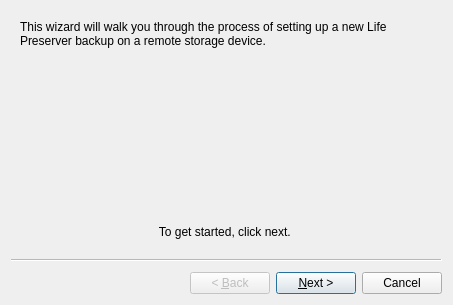
<?xml version="1.0" encoding="UTF-8"?>
<ui version="4.0">
 <class>lifePreserverWizard</class>
 <widget class="QWizard" name="lifePreserverWizard">
  <property name="windowModality">
   <enum>Qt::ApplicationModal</enum>
  </property>
  <property name="geometry">
   <rect>
    <x>0</x>
    <y>0</y>
    <width>453</width>
    <height>305</height>
   </rect>
  </property>
  <property name="windowTitle">
   <string>Add new Life Preserver</string>
  </property>
  <property name="windowIcon">
   <iconset resource="lPreserve.qrc">
    <normaloff>:/images/images/lifepreserver.png</normaloff>:/images/images/lifepreserver.png</iconset>
  </property>
  <widget class="QWizardPage" name="wizardPage1">
   <layout class="QGridLayout" name="gridLayout">
    <item row="0" column="0">
     <widget class="QLabel" name="label">
      <property name="text">
       <string>This wizard will walk you through the process of setting up a new Life Preserver backup on a remote storage device.</string>
      </property>
      <property name="wordWrap">
       <bool>true</bool>
      </property>
     </widget>
    </item>
    <item row="1" column="0">
     <spacer name="verticalSpacer">
      <property name="orientation">
       <enum>Qt::Vertical</enum>
      </property>
      <property name="sizeHint" stdset="0">
       <size>
        <width>20</width>
        <height>142</height>
       </size>
      </property>
     </spacer>
    </item>
    <item row="2" column="0">
     <widget class="QLabel" name="label_2">
      <property name="text">
       <string>To get started, click next. </string>
      </property>
      <property name="alignment">
       <set>Qt::AlignCenter</set>
      </property>
     </widget>
    </item>
   </layout>
  </widget>
  <widget class="QWizardPage" name="wizardPage_3">
   <layout class="QGridLayout" name="gridLayout_5">
    <item row="0" column="0">
     <layout class="QHBoxLayout" name="horizontalLayout_5">
      <item>
       <spacer name="horizontalSpacer_3">
        <property name="orientation">
         <enum>Qt::Horizontal</enum>
        </property>
        <property name="sizeHint" stdset="0">
         <size>
          <width>40</width>
          <height>20</height>
         </size>
        </property>
       </spacer>
      </item>
      <item>
       <layout class="QHBoxLayout" name="horizontalLayout_6">
        <item>
         <widget class="QLabel" name="label_7">
          <property name="sizePolicy">
           <sizepolicy hsizetype="Fixed" vsizetype="Fixed">
            <horstretch>0</horstretch>
            <verstretch>0</verstretch>
           </sizepolicy>
          </property>
          <property name="maximumSize">
           <size>
            <width>64</width>
            <height>64</height>
           </size>
          </property>
          <property name="text">
           <string/>
          </property>
          <property name="pixmap">
           <pixmap resource="lPreserve.qrc">:/images/images/network-wired.png</pixmap>
          </property>
         </widget>
        </item>
        <item>
         <widget class="QLabel" name="label_8">
          <property name="text">
           <string>Remote Device</string>
          </property>
          <property name="alignment">
           <set>Qt::AlignCenter</set>
          </property>
         </widget>
        </item>
       </layout>
      </item>
      <item>
       <spacer name="horizontalSpacer_4">
        <property name="orientation">
         <enum>Qt::Horizontal</enum>
        </property>
        <property name="sizeHint" stdset="0">
         <size>
          <width>40</width>
          <height>20</height>
         </size>
        </property>
       </spacer>
      </item>
     </layout>
    </item>
    <item row="1" column="0">
     <widget class="QGroupBox" name="groupBox_3">
      <property name="title">
       <string>Server information</string>
      </property>
      <layout class="QGridLayout" name="gridLayout_3">
       <item row="0" column="0">
        <layout class="QHBoxLayout" name="horizontalLayout_8">
         <item>
          <widget class="QLabel" name="label_9">
           <property name="text">
            <string>Host Name</string>
           </property>
          </widget>
         </item>
         <item>
          <widget class="QLineEdit" name="lineHostName"/>
         </item>
        </layout>
       </item>
       <item row="1" column="0">
        <layout class="QHBoxLayout" name="horizontalLayout_7">
         <item>
          <widget class="QLabel" name="label_10">
           <property name="text">
            <string>User Name</string>
           </property>
          </widget>
         </item>
         <item>
          <widget class="QLineEdit" name="lineUserName"/>
         </item>
        </layout>
       </item>
       <item row="2" column="0">
        <layout class="QHBoxLayout" name="horizontalLayout">
         <item>
          <widget class="QLabel" name="label_4">
           <property name="sizePolicy">
            <sizepolicy hsizetype="MinimumExpanding" vsizetype="Preferred">
             <horstretch>0</horstretch>
             <verstretch>0</verstretch>
            </sizepolicy>
           </property>
           <property name="text">
            <string>SSH Port</string>
           </property>
          </widget>
         </item>
         <item>
          <widget class="QSpinBox" name="spinPort">
           <property name="maximum">
            <number>999999</number>
           </property>
           <property name="value">
            <number>22</number>
           </property>
          </widget>
         </item>
        </layout>
       </item>
      </layout>
     </widget>
    </item>
    <item row="2" column="0">
     <widget class="QLabel" name="label_5">
      <property name="text">
       <string>Note: The remote server should be running SSH and have rsync installed.</string>
      </property>
      <property name="wordWrap">
       <bool>true</bool>
      </property>
     </widget>
    </item>
   </layout>
  </widget>
  <widget class="QWizardPage" name="wizardPage_2">
   <layout class="QGridLayout" name="gridLayout_7">
    <item row="0" column="0">
     <widget class="QGroupBox" name="groupBox_4">
      <property name="title">
       <string>Scheduled Backups</string>
      </property>
      <layout class="QGridLayout" name="gridLayout_8">
       <item row="0" column="0">
        <layout class="QGridLayout" name="gridLayout_6">
         <item row="0" column="0">
          <layout class="QHBoxLayout" name="horizontalLayout_10">
           <item>
            <widget class="QRadioButton" name="radioDisable">
             <property name="sizePolicy">
              <sizepolicy hsizetype="MinimumExpanding" vsizetype="Fixed">
               <horstretch>0</horstretch>
               <verstretch>0</verstretch>
              </sizepolicy>
             </property>
             <property name="text">
              <string>Disable automatic backups</string>
             </property>
             <property name="checked">
              <bool>true</bool>
             </property>
            </widget>
           </item>
           <item>
            <spacer name="horizontalSpacer_6">
             <property name="orientation">
              <enum>Qt::Horizontal</enum>
             </property>
             <property name="sizeHint" stdset="0">
              <size>
               <width>40</width>
               <height>20</height>
              </size>
             </property>
            </spacer>
           </item>
          </layout>
         </item>
         <item row="1" column="0">
          <layout class="QHBoxLayout" name="horizontalLayout_11">
           <item>
            <widget class="QRadioButton" name="radioDaily">
             <property name="sizePolicy">
              <sizepolicy hsizetype="MinimumExpanding" vsizetype="Fixed">
               <horstretch>0</horstretch>
               <verstretch>0</verstretch>
              </sizepolicy>
             </property>
             <property name="text">
              <string>Backup daily</string>
             </property>
            </widget>
           </item>
           <item>
            <spacer name="horizontalSpacer_5">
             <property name="orientation">
              <enum>Qt::Horizontal</enum>
             </property>
             <property name="sizeHint" stdset="0">
              <size>
               <width>40</width>
               <height>20</height>
              </size>
             </property>
            </spacer>
           </item>
          </layout>
         </item>
         <item row="2" column="0">
          <layout class="QHBoxLayout" name="horizontalLayout_12">
           <item>
            <widget class="QRadioButton" name="radioWeekly">
             <property name="sizePolicy">
              <sizepolicy hsizetype="MinimumExpanding" vsizetype="Fixed">
               <horstretch>0</horstretch>
               <verstretch>0</verstretch>
              </sizepolicy>
             </property>
             <property name="text">
              <string>Backup weekly</string>
             </property>
            </widget>
           </item>
           <item>
            <spacer name="horizontalSpacer_7">
             <property name="orientation">
              <enum>Qt::Horizontal</enum>
             </property>
             <property name="sizeType">
              <enum>QSizePolicy::Preferred</enum>
             </property>
             <property name="sizeHint" stdset="0">
              <size>
               <width>17</width>
               <height>20</height>
              </size>
             </property>
            </spacer>
           </item>
          </layout>
         </item>
        </layout>
       </item>
       <item row="1" column="0">
        <spacer name="verticalSpacer_3">
         <property name="orientation">
          <enum>Qt::Vertical</enum>
         </property>
         <property name="sizeHint" stdset="0">
          <size>
           <width>48</width>
           <height>74</height>
          </size>
         </property>
        </spacer>
       </item>
      </layout>
     </widget>
    </item>
   </layout>
  </widget>
  <widget class="QWizardPage" name="wizardPage_4">
   <layout class="QGridLayout" name="gridLayout_2">
    <item row="0" column="0">
     <widget class="QLabel" name="label_3">
      <property name="text">
       <string>You are now ready to setup the connection to your remote backup server. When you click finish, a window will popup, and you will need to enter the password for the server.</string>
      </property>
      <property name="wordWrap">
       <bool>true</bool>
      </property>
     </widget>
    </item>
    <item row="1" column="0">
     <spacer name="verticalSpacer_2">
      <property name="orientation">
       <enum>Qt::Vertical</enum>
      </property>
      <property name="sizeHint" stdset="0">
       <size>
        <width>20</width>
        <height>141</height>
       </size>
      </property>
     </spacer>
    </item>
   </layout>
  </widget>
 </widget>
 <resources>
  <include location="lPreserve.qrc"/>
 </resources>
 <connections/>
</ui>
